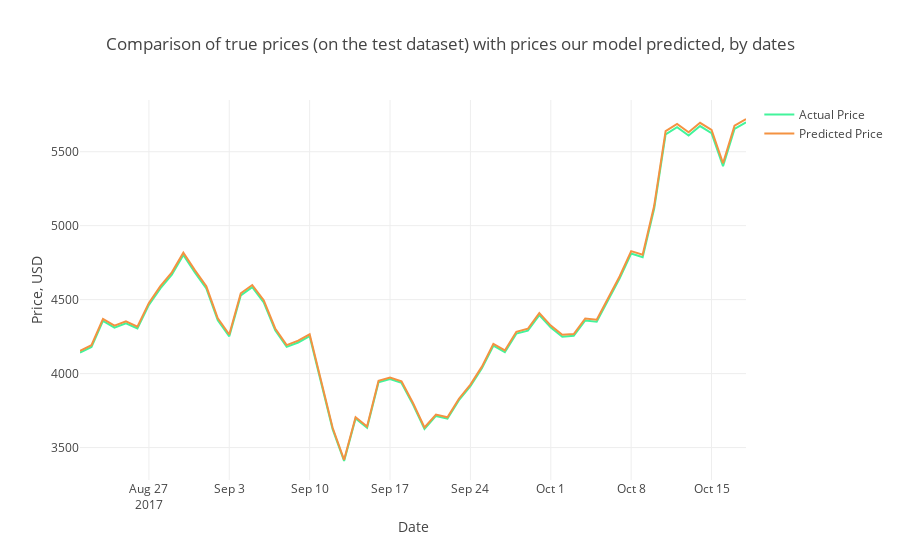

This figure's notebook cell:
### Markdown cell above
We can see, that the RMSE has been reduced significantly. This means that our experiment was successful. On the plot below you can see the difference between predictions and true test labels.

### Code cell
trace1 = go.Scatter(x=Test_Dates, y=Y_test2_inverse, name= 'Actual Price', 
                   line = dict(color = ('rgb(66, 244, 155)'),width = 2))
trace2 = go.Scatter(x=Test_Dates, y=predictions_new, name= 'Predicted Price',
                   line = dict(color = ('rgb(244, 146, 65)'),width = 2))
data = [trace1, trace2]
layout = dict(title = 'Comparison of true prices (on the test dataset) with prices our model predicted, by dates',
             xaxis = dict(title = 'Date'), yaxis = dict(title = 'Price, USD'))
fig = dict(data=data, layout=layout)
py.iplot(fig, filename='results_demonstrating2')
